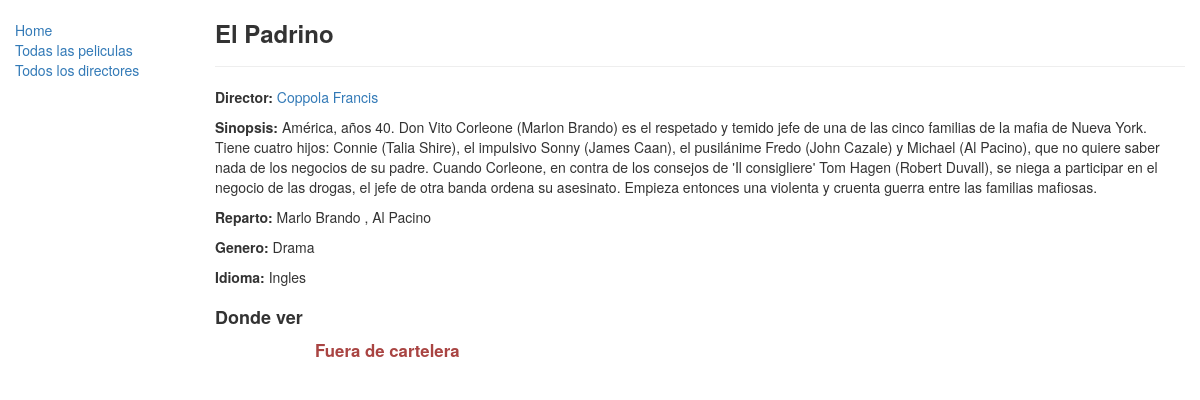
Screenshot of /catalog/fimls/1 with the database file from the repository.
### catalog/models.py (models this page shows, shortened)
class Film(models.Model):
    title = models.CharField(max_length=200)
    director = models.ForeignKey('Director', on_delete=models.SET_NULL, null=True)
    sinopsis = models.TextField(max_length=1000, help_text='Datos de la pelicula')
    genre = models.ManyToManyField(Genre, help_text='Genero de la pelicula')
    cast = models.ManyToManyField(Cast, help_text='Actor/Actriz principales')
    language = models.ManyToManyField(Language, help_text='Idiomas')
    def display_genre(self):
        return ', '.join([genre.name for genre in self.genre.all()[:3]])
    display_genre.short_description = 'Genre'
    def display_cast(sefl):
        return ','.join([cast.name for cast in sefl.cast.all()[:3]])
    display_cast.short_description = 'Cast'

class Director(models.Model):
    first_name = models.CharField(max_length=100)
    last_name = models.CharField(max_length=100)
    date_of_birth = models.DateField(null=True, blank=True)
    date_of_death = models.DateField('Died', null=True, blank=True)
    def __str__(self):
        return f'{self.last_name} {self.first_name}'
    class Meta:
        ordering = ['last_name']

class Cast(models.Model):
    name = models.CharField(
        max_length=200, help_text='Nombre completo de actor-actriz')
    def __str__(self):
        return self.name

class Genre(models.Model):
    name = models.CharField(max_length=200, help_text='Género de la película')
    def __str__(self):
        return self.name

class Language(models.Model):
    name = models.CharField(max_length=200, help_text='Idioma')
    def __str__(self):
        return self.name

class FilmInstance(models.Model):
    id = models.UUIDField(primary_key=True, default=uuid.uuid4, help_text='Id unico de esta copia')
    film = models.ForeignKey(Film, on_delete=models.SET_NULL, null=True)
    release_date = models.DateField(null=True, blank=True)
    LOAD_STATUS = (
        ('c', 'En cartelera'),
        ('e', 'Estreno'),
        ('s', 'Fuera de cartelera'),
        ('n', 'Comming soon')
    )
    status = models.CharField(max_length=1, choices=LOAD_STATUS, blank=True, default='s', help_text='Estado')
    PLACE_LOCATION = (
        ('a', 'Abasto'),
        ('p', 'Palermo'),
        ('r', 'Recoleta'),
        ('l', 'Lanus')
    )
    location = models.CharField(max_length=1, choices=PLACE_LOCATION, blank=True, default='a', help_text='Donde se proyecta el film')
    class Meta:
        ordering = ['release_date']

### catalog/views.py (the view)
# urls.py: url(r'^fimls/(?P<pk>\d+)$', views.FilmDetailView.as_view(), name='film-detail'),
class FilmDetailView(generic.DetailView):
    model = Film

### catalog/templates/catalog/film_detail.html
{% extends 'base_generic.html' %}
{% block content %}
    <h3 style="font-weight: bold;">{{ film.title }}</h3>
    <hr>
    <p><strong>Director:</strong> <a href="{% url 'director-detail' film.director.pk %}"">{{ film.director }}</a></p>
    <p><strong>Sinopsis:</strong> {{ film.sinopsis }}</p>
    <p><strong>Reparto:</strong> {% for cast in film.cast.all %} {{cast}} {% if not forloop.last %}, {% endif %} {% endfor %}</p>
    <p><strong>Genero:</strong> {% for genre in film.genre.all %} {{genre}} {% if not forloop.last %}, {% endif %} {% endfor %} </p>
    <p><strong>Idioma:</strong> {% for language in film.language.all %} {{language}} {% if not forloop.last %}, {% endif %} {% endfor %}</p>
    <div style= 'margin-top: 20px; margin-bottom: 10px;'>
        <h4><strong>Donde ver</strong></h4>
        {% for copy in film.filminstance_set.all %}
        <p class="{% if copy.status == 'c' %}text-success{% elif copy.status == 's' %}text-danger{% else %}text-warning{% endif %}" style="font-size: larger; font-weight: bold; margin-left: 100px;">{{ copy.get_status_display }}</p>
        {% endfor %}
    </div>
{% endblock %}

### rows the page displays
Film: title "El Padrino", director "Coppola Francis", sinopsis "América, años 40. Don Vito Corleone (Marlon Brando) es el respetado y temido jefe de una de las cinco familias de la mafia de Nueva York. Tiene cuatro hijos: Connie (Talia Shire), el impulsivo Sonny (James Caan), el pusilánime Fredo (John Cazale) y Michael (Al Pacino), que no quiere saber nada de los negocios de su padre. Cuando Corleone, en contra de los consejos de 'Il consigliere' Tom Hagen (Robert Duvall), se niega a participar en el negocio de las drogas, el jefe de otra banda ordena su asesinato. Empieza entonces una violenta y cruenta guerra entre las familias mafiosas."
Cast: name "Marlo Brando"
Cast: name "Al Pacino"
Genre: name "Drama"
Language: name "Ingles"
FilmInstance: status "Fuera de cartelera"
